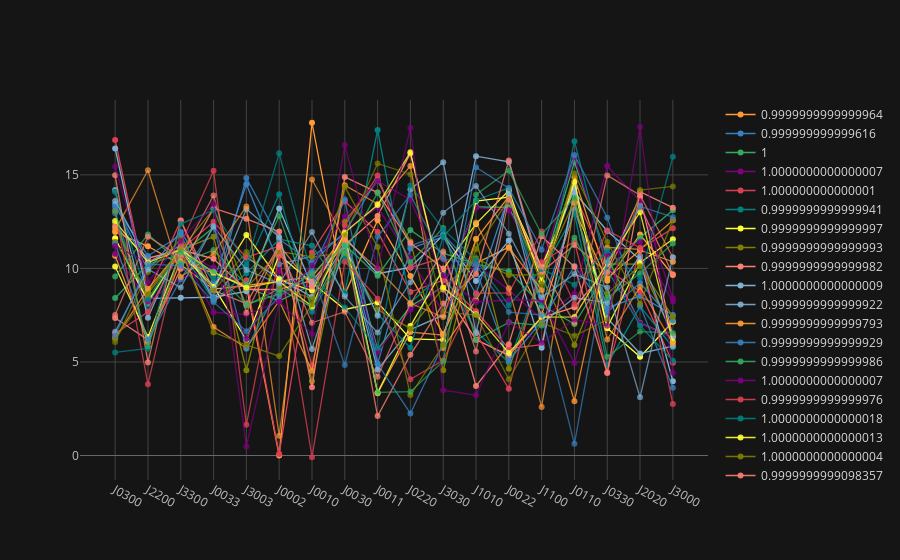

This figure's notebook cell:
### Code cell
NetsDataFolder('../data/new_nets/').filter('doublefredkin_diagonal_initvalues10*').plot_parameters(hlines=[])

### Figure 1 — Plotly figure (JSON) as saved in the notebook; plotly's stock layout.template omitted (floating-point values rounded to 4 significant figures)
{"data": [{"connectgaps": true, "line": {"color": "rgba(255, 153, 51, 1.0)", "dash": "solid", "width": 1.3}, "marker": {"size": 6, "symbol": "dot"}, "mode": "lines+markers", "name": 1.0, "text": "", "type": "scatter", "x": ["J0300", "J2200", "J3300", "J0033", "J3003", "J0002", "J0010", "J0030", "J0011", "J0220", "J3030", "J1010", "J0022", "J1100", "J0110", "J0330", "J2020", "J3000"], "y": [11.94, 11.18, 10.2, 8.892, 9.086, 3.413e-09, 17.79, 8.613, 12.58, 9.597, 6.496, 10.28, 11.13, 7.528, 13.12, 9.339, 11.81, 9.65]}, {"connectgaps": true, "line": {"color": "rgba(55, 128, 191, 1.0)", "dash": "solid", "width": 1.3}, "marker": {"size": 6, "symbol": "dot"}, "mode": "lines+markers", "name": 1.0, "text": "", "type": "scatter", "x": ["J0300", "J2200", "J3300", "J0033", "J3003", "J0002", "J0010", "J0030", "J0011", "J0220", "J3030", "J1010", "J0022", "J1100", "J0110", "J0330", "J2020", "J3000"], "y": [13.43, 9.905, 11.95, 9.301, 14.5, 10.22, 10.64, 11.84, 4.895, 11.07, 11.69, 8.632, 13.91, 7.991, 13.14, 7.894, 8.525, 7.507]}, {"connectgaps": true, "line": {"color": "rgba(50, 171, 96, 1.0)", "dash": "solid", "width": 1.3}, "marker": {"size": 6, "symbol": "dot"}, "mode": "lines+markers", "name": 1, "text": "", "type": "scatter", "x": ["J0300", "J2200", "J3300", "J0033", "J3003", "J0002", "J0010", "J0030", "J0011", "J0220", "J3030", "J1010", "J0022", "J1100", "J0110", "J0330", "J2020", "J3000"], "y": [12.46, 8.115, 11.0, 9.725, 9.02, 8.259, 9.138, 11.96, 5.679, 7.982, 9.02, 13.29, 13.26, 9.704, 15.68, 10.57, 7.087, 6.318]}, {"connectgaps": true, "line": {"color": "rgba(128, 0, 128, 1.0)", "dash": "solid", "width": 1.3}, "marker": {"size": 6, "symbol": "dot"}, "mode": "lines+markers", "name": 1.0, "text": "", "type": "scatter", "x": ["J0300", "J2200", "J3300", "J0033", "J3003", "J0002", "J0010", "J0030", "J0011", "J0220", "J3030", "J1010", "J0022", "J1100", "J0110", "J0330", "J2020", "J3000"], "y": [12.4, 7.759, 11.0, 10.01, 9.023, 8.56, 9.114, 11.74, 5.55, 7.806, 9.023, 13.25, 13.1, 10.08, 15.99, 10.33, 7.058, 6.309]}, {"connectgaps": true, "line": {"color": "rgba(219, 64, 82, 1.0)", "dash": "solid", "width": 1.3}, "marker": {"size": 6, "symbol": "dot"}, "mode": "lines+markers", "name": 1.0, "text": "", "type": "scatter", "x": ["J0300", "J2200", "J3300", "J0033", "J3003", "J0002", "J0010", "J0030", "J0011", "J0220", "J3030", "J1010", "J0022", "J1100", "J0110", "J0330", "J2020", "J3000"], "y": [16.86, 8.687, 12.57, 8.256, 9.374, 0.08045, 10.85, 13.59, 11.95, 8.738, 9.374, 7.707, 5.715, 5.922, 14.04, 9.941, 8.765, 4.953]}, {"connectgaps": true, "line": {"color": "rgba(0, 128, 128, 1.0)", "dash": "solid", "width": 1.3}, "marker": {"size": 6, "symbol": "dot"}, "mode": "lines+markers", "name": 1.0, "text": "", "type": "scatter", "x": ["J0300", "J2200", "J3300", "J0033", "J3003", "J0002", "J0010", "J0030", "J0011", "J0220", "J3030", "J1010", "J0022", "J1100", "J0110", "J0330", "J2020", "J3000"], "y": [12.95, 7.696, 11.0, 8.264, 9.737, 11.56, 11.21, 8.678, 17.4, 8.161, 9.737, 6.631, 4.968, 9.739, 12.93, 4.858, 7.971, 5.787]}, {"connectgaps": true, "line": {"color": "rgba(255, 255, 51, 1.0)", "dash": "solid", "width": 1.3}, "marker": {"size": 6, "symbol": "dot"}, "mode": "lines+markers", "name": 1.0, "text": "", "type": "scatter", "x": ["J0300", "J2200", "J3300", "J0033", "J3003", "J0002", "J0010", "J0030", "J0011", "J0220", "J3030", "J1010", "J0022", "J1100", "J0110", "J0330", "J2020", "J3000"], "y": [11.61, 8.24, 11.0, 9.025, 6.179, 10.73, 9.239, 7.805, 8.185, 6.233, 6.179, 13.6, 13.81, 10.08, 14.27, 6.807, 5.274, 7.152]}, {"connectgaps": true, "line": {"color": "rgba(128, 128, 0, 1.0)", "dash": "solid", "width": 1.3}, "marker": {"size": 6, "symbol": "dot"}, "mode": "lines+markers", "name": 1.0, "text": "", "type": "scatter", "x": ["J0300", "J2200", "J3300", "J0033", "J3003", "J0002", "J0010", "J0030", "J0011", "J0220", "J3030", "J1010", "J0022", "J1100", "J0110", "J0330", "J2020", "J3000"], "y": [12.35, 8.36, 11.0, 11.7, 4.558, 11.63, 3.971, 12.53, 14.68, 11.44, 4.558, 11.57, 4.642, 9.543, 5.905, 10.25, 10.23, 6.457]}, {"connectgaps": true, "line": {"color": "rgba(251, 128, 114, 1.0)", "dash": "solid", "width": 1.3}, "marker": {"size": 6, "symbol": "dot"}, "mode": "lines+markers", "name": 1.0, "text": "", "type": "scatter", "x": ["J0300", "J2200", "J3300", "J0033", "J3003", "J0002", "J0010", "J0030", "J0011", "J0220", "J3030", "J1010", "J0022", "J1100", "J0110", "J0330", "J2020", "J3000"], "y": [12.22, 10.55, 11.0, 10.51, 8.874, 8.874, 9.352, 11.24, 12.81, 16.15, 8.874, 6.19, 5.35, 7.368, 7.928, 9.98, 13.83, 6.36]}, {"connectgaps": true, "line": {"color": "rgba(128, 177, 211, 1.0)", "dash": "solid", "width": 1.3}, "marker": {"size": 6, "symbol": "dot"}, "mode": "lines+markers", "name": 1.0, "text": "", "type": "scatter", "x": ["J0300", "J2200", "J3300", "J0033", "J3003", "J0002", "J0010", "J0030", "J0011", "J0220", "J3030", "J1010", "J0022", "J1100", "J0110", "J0330", "J2020", "J3000"], "y": [16.41, 8.398, 8.43, 8.46, 8.777, 13.21, 9.048, 11.66, 9.715, 10.05, 11.79, 9.332, 11.49, 5.76, 14.06, 12.0, 10.47, 3.971]}, {"connectgaps": true, "line": {"color": "rgba(128, 177, 211, 0.89999999999999991)", "dash": "solid", "width": 1.3}, "marker": {"size": 6, "symbol": "dot"}, "mode": "lines+markers", "name": 1.0, "text": "", "type": "scatter", "x": ["J0300", "J2200", "J3300", "J0033", "J3003", "J0002", "J0010", "J0030", "J0011", "J0220", "J3030", "J1010", "J0022", "J1100", "J0110", "J0330", "J2020", "J3000"], "y": [14.19, 7.359, 11.4, 8.364, 10.6, 9.457, 8.483, 11.27, 4.595, 6.73, 7.499, 16.0, 15.69, 9.548, 14.35, 7.346, 5.452, 5.851]}, {"connectgaps": true, "line": {"color": "rgba(255, 153, 51, 0.89999999999999991)", "dash": "solid", "width": 1.3}, "marker": {"size": 6, "symbol": "dot"}, "mode": "lines+markers", "name": 1.0, "text": "", "type": "scatter", "x": ["J0300", "J2200", "J3300", "J0033", "J3003", "J0002", "J0010", "J0030", "J0011", "J0220", "J3030", "J1010", "J0022", "J1100", "J0110", "J0330", "J2020", "J3000"], "y": [10.68, 6.065, 10.4, 9.735, 9.087, 9.316, 9.542, 11.76, 3.326, 6.596, 6.438, 11.57, 13.84, 9.64, 14.86, 9.476, 10.97, 10.36]}, {"connectgaps": true, "line": {"color": "rgba(55, 128, 191, 0.89999999999999991)", "dash": "solid", "width": 1.3}, "marker": {"size": 6, "symbol": "dot"}, "mode": "lines+markers", "name": 1.0, "text": "", "type": "scatter", "x": ["J0300", "J2200", "J3300", "J0033", "J3003", "J0002", "J0010", "J0030", "J0011", "J0220", "J3030", "J1010", "J0022", "J1100", "J0110", "J0330", "J2020", "J3000"], "y": [13.28, 10.67, 11.79, 8.418, 14.83, 11.56, 10.31, 11.95, 14.77, 11.21, 11.83, 9.925, 5.076, 7.176, 10.13, 7.661, 9.229, 7.202]}, {"connectgaps": true, "line": {"color": "rgba(50, 171, 96, 0.89999999999999991)", "dash": "solid", "width": 1.3}, "marker": {"size": 6, "symbol": "dot"}, "mode": "lines+markers", "name": 1.0, "text": "", "type": "scatter", "x": ["J0300", "J2200", "J3300", "J0033", "J3003", "J0002", "J0010", "J0030", "J0011", "J0220", "J3030", "J1010", "J0022", "J1100", "J0110", "J0330", "J2020", "J3000"], "y": [8.421, 10.23, 10.76, 12.19, 8.013, 8.913, 7.923, 11.26, 9.611, 12.06, 10.81, 10.23, 9.851, 8.031, 7.03, 9.865, 11.64, 13.11]}, {"connectgaps": true, "line": {"color": "rgba(128, 0, 128, 0.89999999999999991)", "dash": "solid", "width": 1.3}, "marker": {"size": 6, "symbol": "dot"}, "mode": "lines+markers", "name": 1.0, "text": "", "type": "scatter", "x": ["J0300", "J2200", "J3300", "J0033", "J3003", "J0002", "J0010", "J0030", "J0011", "J0220", "J3030", "J1010", "J0022", "J1100", "J0110", "J0330", "J2020", "J3000"], "y": [10.78, 8.227, 9.454, 10.05, 6.232, 9.861, 8.818, 12.02, 13.28, 10.54, 7.641, 10.25, 8.84, 7.299, 8.653, 15.47, 13.6, 8.405]}, {"connectgaps": true, "line": {"color": "rgba(219, 64, 82, 0.89999999999999991)", "dash": "solid", "width": 1.3}, "marker": {"size": 6, "symbol": "dot"}, "mode": "lines+markers", "name": 1.0, "text": "", "type": "scatter", "x": ["J0300", "J2200", "J3300", "J0033", "J3003", "J0002", "J0010", "J0030", "J0011", "J0220", "J3030", "J1010", "J0022", "J1100", "J0110", "J0330", "J2020", "J3000"], "y": [6.52, 7.665, 11.0, 12.5, 10.58, 11.2, 4.818, 12.32, 14.96, 10.04, 10.58, 6.541, 3.564, 10.33, 11.45, 4.446, 11.04, 12.14]}, {"connectgaps": true, "line": {"color": "rgba(0, 128, 128, 0.89999999999999991)", "dash": "solid", "width": 1.3}, "marker": {"size": 6, "symbol": "dot"}, "mode": "lines+markers", "name": 1.0, "text": "", "type": "scatter", "x": ["J0300", "J2200", "J3300", "J0033", "J3003", "J0002", "J0010", "J0030", "J0011", "J0220", "J3030", "J1010", "J0022", "J1100", "J0110", "J0330", "J2020", "J3000"], "y": [14.09, 8.362, 11.09, 9.459, 10.08, 13.97, 7.68, 10.63, 7.554, 5.761, 11.7, 13.64, 14.3, 8.183, 16.8, 9.929, 6.939, 5.062]}, {"connectgaps": true, "line": {"color": "rgba(255, 255, 51, 0.89999999999999991)", "dash": "solid", "width": 1.3}, "marker": {"size": 6, "symbol": "dot"}, "mode": "lines+markers", "name": 1.0, "text": "", "type": "scatter", "x": ["J0300", "J2200", "J3300", "J0033", "J3003", "J0002", "J0010", "J0030", "J0011", "J0220", "J3030", "J1010", "J0022", "J1100", "J0110", "J0330", "J2020", "J3000"], "y": [10.1, 6.33, 10.82, 8.961, 11.79, 9.407, 8.815, 11.81, 3.357, 6.919, 9.962, 12.38, 14.16, 9.31, 14.63, 6.862, 10.3, 11.56]}, {"connectgaps": true, "line": {"color": "rgba(128, 128, 0, 0.89999999999999991)", "dash": "solid", "width": 1.3}, "marker": {"size": 6, "symbol": "dot"}, "mode": "lines+markers", "name": 1.0, "text": "", "type": "scatter", "x": ["J0300", "J2200", "J3300", "J0033", "J3003", "J0002", "J0010", "J0030", "J0011", "J0220", "J3030", "J1010", "J0022", "J1100", "J0110", "J0330", "J2020", "J3000"], "y": [11.41, 8.748, 11.0, 13.18, 8.934, 10.91, 10.62, 10.83, 7.806, 6.779, 8.953, 10.54, 9.647, 9.672, 13.63, 8.665, 10.11, 7.413]}, {"connectgaps": true, "line": {"color": "rgba(251, 128, 114, 0.89999999999999991)", "dash": "solid", "width": 1.3}, "marker": {"size": 6, "symbol": "dot"}, "mode": "lines+markers", "name": 1.0, "text": "", "type": "scatter", "x": ["J0300", "J2200", "J3300", "J0033", "J3003", "J0002", "J0010", "J0030", "J0011", "J0220", "J3030", "J1010", "J0022", "J1100", "J0110", "J0330", "J2020", "J3000"], "y": [7.348, 6.179, 9.98, 13.22, 12.65, 11.97, 3.649, 14.89, 14.05, 11.36, 9.995, 3.717, 5.946, 11.72, 10.09, 4.411, 14.11, 13.25]}, {"connectgaps": true, "line": {"color": "rgba(251, 128, 114, 0.79999999999999982)", "dash": "solid", "width": 1.3}, "marker": {"size": 6, "symbol": "dot"}, "mode": "lines+markers", "name": 1.0, "text": "", "type": "scatter", "x": ["J0300", "J2200", "J3300", "J0033", "J3003", "J0002", "J0010", "J0030", "J0011", "J0220", "J3030", "J1010", "J0022", "J1100", "J0110", "J0330", "J2020", "J3000"], "y": [14.98, 4.973, 12.57, 8.833, 8.122, 11.26, 9.018, 11.49, 2.108, 5.384, 8.122, 9.7, 15.76, 9.816, 11.25, 9.8, 13.33, 9.684]}, {"connectgaps": true, "line": {"color": "rgba(128, 177, 211, 0.79999999999999982)", "dash": "solid", "width": 1.3}, "marker": {"size": 6, "symbol": "dot"}, "mode": "lines+markers", "name": 1.0, "text": "", "type": "scatter", "x": ["J0300", "J2200", "J3300", "J0033", "J3003", "J0002", "J0010", "J0030", "J0011", "J0220", "J3030", "J1010", "J0022", "J1100", "J0110", "J0330", "J2020", "J3000"], "y": [13.61, 10.33, 11.22, 8.9, 13.17, 11.68, 5.687, 11.2, 7.475, 14.22, 15.68, 6.548, 14.03, 7.051, 8.432, 8.162, 10.67, 6.324]}, {"connectgaps": true, "line": {"color": "rgba(255, 153, 51, 0.79999999999999982)", "dash": "solid", "width": 1.3}, "marker": {"size": 6, "symbol": "dot"}, "mode": "lines+markers", "name": 1.0, "text": "", "type": "scatter", "x": ["J0300", "J2200", "J3300", "J0033", "J3003", "J0002", "J0010", "J0030", "J0011", "J0220", "J3030", "J1010", "J0022", "J1100", "J0110", "J0330", "J2020", "J3000"], "y": [6.275, 8.913, 11.0, 6.864, 5.748, 8.26, 4.526, 14.44, 13.44, 15.47, 5.748, 8.304, 11.11, 8.853, 2.903, 11.12, 11.02, 12.57]}, {"connectgaps": true, "line": {"color": "rgba(55, 128, 191, 0.79999999999999982)", "dash": "solid", "width": 1.3}, "marker": {"size": 6, "symbol": "dot"}, "mode": "lines+markers", "name": 1.0, "text": "", "type": "scatter", "x": ["J0300", "J2200", "J3300", "J0033", "J3003", "J0002", "J0010", "J0030", "J0011", "J0220", "J3030", "J1010", "J0022", "J1100", "J0110", "J0330", "J2020", "J3000"], "y": [11.34, 6.195, 9.425, 12.24, 5.701, 9.015, 9.882, 13.68, 4.89, 2.247, 5.947, 15.41, 14.28, 11.0, 16.06, 12.71, 8.023, 3.623]}, {"connectgaps": true, "line": {"color": "rgba(50, 171, 96, 0.79999999999999982)", "dash": "solid", "width": 1.3}, "marker": {"size": 6, "symbol": "dot"}, "mode": "lines+markers", "name": 1.0, "text": "", "type": "scatter", "x": ["J0300", "J2200", "J3300", "J0033", "J3003", "J0002", "J0010", "J0030", "J0011", "J0220", "J3030", "J1010", "J0022", "J1100", "J0110", "J0330", "J2020", "J3000"], "y": [9.57, 11.82, 10.26, 10.99, 9.131, 12.8, 7.897, 10.86, 14.05, 10.33, 12.17, 6.17, 7.118, 6.949, 11.63, 8.42, 9.743, 11.34]}, {"connectgaps": true, "line": {"color": "rgba(128, 0, 128, 0.79999999999999982)", "dash": "solid", "width": 1.3}, "marker": {"size": 6, "symbol": "dot"}, "mode": "lines+markers", "name": 1.0, "text": "", "type": "scatter", "x": ["J0300", "J2200", "J3300", "J0033", "J3003", "J0002", "J0010", "J0030", "J0011", "J0220", "J3030", "J1010", "J0022", "J1100", "J0110", "J0330", "J2020", "J3000"], "y": [11.19, 10.31, 10.98, 7.656, 7.535, 8.228, 10.16, 12.78, 14.67, 13.67, 9.617, 8.204, 8.313, 8.299, 4.951, 10.74, 11.41, 8.214]}, {"connectgaps": true, "line": {"color": "rgba(219, 64, 82, 0.79999999999999982)", "dash": "solid", "width": 1.3}, "marker": {"size": 6, "symbol": "dot"}, "mode": "lines+markers", "name": 1.0, "text": "", "type": "scatter", "x": ["J0300", "J2200", "J3300", "J0033", "J3003", "J0002", "J0010", "J0030", "J0011", "J0220", "J3030", "J1010", "J0022", "J1100", "J0110", "J0330", "J2020", "J3000"], "y": [13.06, 3.814, 11.3, 15.22, 1.641, 10.66, -0.09273, 10.36, 8.381, 4.073, 5.084, 8.674, 8.692, 11.97, 8.081, 12.03, 11.11, 2.755]}, {"connectgaps": true, "line": {"color": "rgba(0, 128, 128, 0.79999999999999982)", "dash": "solid", "width": 1.3}, "marker": {"size": 6, "symbol": "dot"}, "mode": "lines+markers", "name": 1.0, "text": "", "type": "scatter", "x": ["J0300", "J2200", "J3300", "J0033", "J3003", "J0002", "J0010", "J0030", "J0011", "J0220", "J3030", "J1010", "J0022", "J1100", "J0110", "J0330", "J2020", "J3000"], "y": [5.508, 5.72, 12.38, 13.11, 10.22, 16.15, 9.593, 7.907, 5.745, 14.43, 12.09, 10.45, 8.028, 9.965, 9.134, 10.95, 9.483, 15.96]}, {"connectgaps": true, "line": {"color": "rgba(255, 255, 51, 0.79999999999999982)", "dash": "solid", "width": 1.3}, "marker": {"size": 6, "symbol": "dot"}, "mode": "lines+markers", "name": 1.0, "text": "", "type": "scatter", "x": ["J0300", "J2200", "J3300", "J0033", "J3003", "J0002", "J0010", "J0030", "J0011", "J0220", "J3030", "J1010", "J0022", "J1100", "J0110", "J0330", "J2020", "J3000"], "y": [12.53, 10.32, 11.0, 9.798, 8.971, 9.307, 7.974, 11.92, 13.39, 16.22, 8.971, 7.544, 5.483, 7.401, 7.406, 10.31, 13.01, 6.093]}, {"connectgaps": true, "line": {"color": "rgba(128, 128, 0, 0.79999999999999982)", "dash": "solid", "width": 1.3}, "marker": {"size": 6, "symbol": "dot"}, "mode": "lines+markers", "name": 1.0, "text": "", "type": "scatter", "x": ["J0300", "J2200", "J3300", "J0033", "J3003", "J0002", "J0010", "J0030", "J0011", "J0220", "J3030", "J1010", "J0022", "J1100", "J0110", "J0330", "J2020", "J3000"], "y": [6.259, 8.605, 11.0, 6.585, 5.907, 5.313, 8.078, 14.37, 11.14, 3.233, 5.907, 11.03, 13.69, 9.153, 15.07, 11.42, 8.109, 12.58]}, {"connectgaps": true, "line": {"color": "rgba(128, 128, 0, 0.69999999999999996)", "dash": "solid", "width": 1.3}, "marker": {"size": 6, "symbol": "dot"}, "mode": "lines+markers", "name": 1.0, "text": "", "type": "scatter", "x": ["J0300", "J2200", "J3300", "J0033", "J3003", "J0002", "J0010", "J0030", "J0011", "J0220", "J3030", "J1010", "J0022", "J1100", "J0110", "J0330", "J2020", "J3000"], "y": [6.062, 9.808, 11.56, 8.811, 10.88, 9.026, 8.367, 11.77, 15.61, 15.04, 7.68, 7.507, 4.072, 7.107, 6.403, 7.258, 14.19, 14.38]}, {"connectgaps": true, "line": {"color": "rgba(251, 128, 114, 0.69999999999999996)", "dash": "solid", "width": 1.3}, "marker": {"size": 6, "symbol": "dot"}, "mode": "lines+markers", "name": 1.0, "text": "", "type": "scatter", "x": ["J0300", "J2200", "J3300", "J0033", "J3003", "J0002", "J0010", "J0030", "J0011", "J0220", "J3030", "J1010", "J0022", "J1100", "J0110", "J0330", "J2020", "J3000"], "y": [7.505, 11.69, 10.63, 13.89, 7.634, 11.13, 7.093, 7.688, 4.211, 8.127, 10.9, 5.56, 13.68, 10.08, 7.102, 14.97, 13.91, 10.58]}, {"connectgaps": true, "line": {"color": "rgba(128, 177, 211, 0.69999999999999996)", "dash": "solid", "width": 1.3}, "marker": {"size": 6, "symbol": "dot"}, "mode": "lines+markers", "name": 1.0, "text": "", "type": "scatter", "x": ["J0300", "J2200", "J3300", "J0033", "J3003", "J0002", "J0010", "J0030", "J0011", "J0220", "J3030", "J1010", "J0022", "J1100", "J0110", "J0330", "J2020", "J3000"], "y": [6.609, 9.959, 8.975, 12.26, 9.916, 9.191, 11.95, 8.493, 6.571, 9.261, 12.97, 14.41, 11.86, 8.463, 9.696, 8.98, 3.114, 10.6]}, {"connectgaps": true, "line": {"color": "rgba(255, 153, 51, 0.69999999999999996)", "dash": "solid", "width": 1.3}, "marker": {"size": 6, "symbol": "dot"}, "mode": "lines+markers", "name": 1.0, "text": "", "type": "scatter", "x": ["J0300", "J2200", "J3300", "J0033", "J3003", "J0002", "J0010", "J0030", "J0011", "J0220", "J3030", "J1010", "J0022", "J1100", "J0110", "J0330", "J2020", "J3000"], "y": [12.05, 15.25, 9.541, 10.79, 13.31, 1.063, 14.75, 11.54, 9.995, 8.135, 7.402, 12.45, 8.944, 2.599, 13.51, 6.201, 9.013, 5.977]}, {"connectgaps": true, "line": {"color": "rgba(55, 128, 191, 0.69999999999999996)", "dash": "solid", "width": 1.3}, "marker": {"size": 6, "symbol": "dot"}, "mode": "lines+markers", "name": 1.0, "text": "", "type": "scatter", "x": ["J0300", "J2200", "J3300", "J0033", "J3003", "J0002", "J0010", "J0030", "J0011", "J0220", "J3030", "J1010", "J0022", "J1100", "J0110", "J0330", "J2020", "J3000"], "y": [6.4, 10.24, 10.14, 8.198, 6.645, 8.501, 9.753, 4.837, 11.69, 13.93, 10.51, 10.21, 7.669, 7.516, 0.6225, 10.35, 13.32, 12.74]}, {"connectgaps": true, "line": {"color": "rgba(50, 171, 96, 0.69999999999999996)", "dash": "solid", "width": 1.3}, "marker": {"size": 6, "symbol": "dot"}, "mode": "lines+markers", "name": 1.0, "text": "", "type": "scatter", "x": ["J0300", "J2200", "J3300", "J0033", "J3003", "J0002", "J0010", "J0030", "J0011", "J0220", "J3030", "J1010", "J0022", "J1100", "J0110", "J0330", "J2020", "J3000"], "y": [13.1, 5.842, 10.85, 9.83, 8.069, 8.634, 9.719, 11.24, 3.374, 3.413, 5.04, 13.94, 15.22, 11.83, 13.78, 5.278, 6.624, 6.552]}, {"connectgaps": true, "line": {"color": "rgba(128, 0, 128, 0.69999999999999996)", "dash": "solid", "width": 1.3}, "marker": {"size": 6, "symbol": "dot"}, "mode": "lines+markers", "name": 1.0, "text": "", "type": "scatter", "x": ["J0300", "J2200", "J3300", "J0033", "J3003", "J0002", "J0010", "J0030", "J0011", "J0220", "J3030", "J1010", "J0022", "J1100", "J0110", "J0330", "J2020", "J3000"], "y": [15.44, 9.261, 11.47, 13.44, 0.486, 8.219, 6.496, 16.59, 9.995, 17.51, 3.489, 3.225, 7.116, 6.033, 7.266, 6.942, 17.55, 4.423]}], "layout": {"legend": {"bgcolor": "#151516", "font": {"color": "#D9D9D9"}}, "paper_bgcolor": "#151516", "plot_bgcolor": "#151516", "shapes": [], "titlefont": {"color": "#D9D9D9"}, "xaxis1": {"gridcolor": "#434343", "showgrid": true, "tickfont": {"color": "#C2C2C2"}, "title": "", "titlefont": {"color": "#D9D9D9"}, "zerolinecolor": "#666570"}, "yaxis1": {"gridcolor": "#434343", "showgrid": true, "tickfont": {"color": "#C2C2C2"}, "title": "", "titlefont": {"color": "#D9D9D9"}, "zerolinecolor": "#666570"}}}
